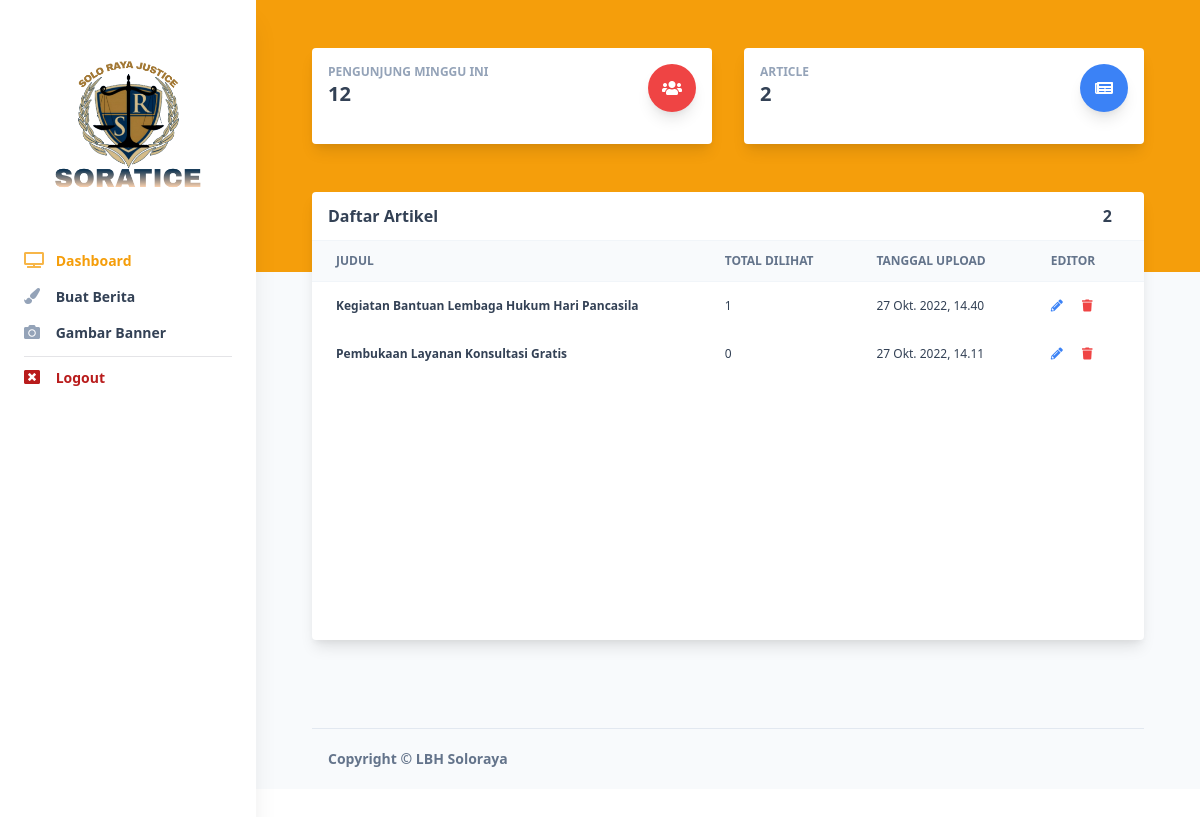
Screenshot of /supervisor/ with the database file from the repository.
### blog/models.py (models this page shows, shortened)
class Article(models.Model):
    title = models.CharField(max_length=200)
    img = models.ImageField(upload_to='article-banner', default='default.jpg')
    slug = models.SlugField(max_length=200)
    content = models.TextField()
    created_on = models.DateTimeField(default=timezone.now)
    tag = models.ManyToManyField(Tag, null=True, blank=True)
    visitor = models.IntegerField(default=0)
    class Meta:
        ordering = ['-created_on']

### blog/views/supervisor.py (the view, shortened to what this page needs)
# urls.py: path('supervisor/', Supervisor.as_view(context='dashboard')),
class Supervisor(View):
    context = ''
    def get(self, request, title=''):
        if (self.context=='dashboard'):
            article_query = Article.objects.all()
            return render(request, template_name='supervisor/dashboard.html', context={
                'article_query': article_query
            })

### blog/templates/supervisor/dashboard.html (shortened to what this page needs)
{% extends 'base/base.html' %}
{%load static%}
{% block head %}
<link rel="stylesheet" href="https://cdnjs.cloudflare.com/ajax/libs/font-awesome/5.15.3/css/all.min.css" />
<link rel="stylesheet" href="{% static 'css/compiled-tailwind/compiled-tailwind.min.css' %}" />
{% endblock %}
{% block body %}
<body class="text-blueGray-700 antialiased">
    <div id="root">
        <nav class="md:left-0 md:block md:fixed md:top-0 md:bottom-0 md:overflow-y-auto md:flex-row md:flex-nowrap md:overflow-hidden shadow-xl bg-white flex flex-wrap items-center justify-between relative md:w-64 z-10 py-4 px-6">
            <div
                class="md:flex-col md:items-stretch md:min-h-full md:flex-nowrap px-0 flex flex-wrap items-center justify-between w-full mx-auto">
                <a class="md:block text-left md:pb-2 text-blueGray-600 mr-0 inline-block whitespace-nowrap text-sm uppercase font-bold">
                    <img src="{% static 'img/logo-1.png' %}">
                </a>
                <div class="md:flex md:flex-col md:items-stretch md:opacity-100 md:relative md:mt-4 md:shadow-none shadow absolute top-0 left-0 right-0 z-40 overflow-y-auto overflow-x-hidden h-auto items-center flex-1 rounded hidden"
                    id="example-collapse-sidebar">
                    <ul class="md:flex-col md:min-w-full flex flex-col list-none">
                        <li class="items-center mb-3">
                            <a class="text-amber-500 hover:text-amber-800 text-sm font-bold" href="">
                            <i class="fas fa-tv opacity-75 text-base mr-2"></i>
                            Dashboard</a>
                        </li>
                        <li class="items-center mb-3">
                            <a class="text-blueGray-700 hover:text-blueGray-500 text-sm font-bold" href="/supervisor/upload-article/">
                            <i class="fas fa-paint-brush text-blueGray-400 text-base mr-3"></i>
                            Buat Berita</a>
                        </li>
                        <li class="items-center mb-3">
                            <a class="text-blueGray-700 hover:text-blueGray-500 text-sm font-bold" href="#/dashboard">
                            <i class="fas fa-camera text-blueGray-400 text-base mr-3"></i>
                            Gambar Banner</a>
                        </li>
                        <hr class="mb-2">
                        <li class="items-center mb-3">
                            <a class="text-red-700 hover:text-blueGray-500 text-sm font-bold" href="#/dashboard">
                            <i class="fas fa-window-close text-red-400 text-base mr-3"></i>
                            Logout</a>
                        </li>
                    </ul>
                </div>
            </div>
        </nav>
        <div class="relative md:ml-64 bg-blueGray-50">
            <div class="relative bg-amber-500 md:pt-12 pb-32 pt-12">
                <div class="px-4 md:px-10 mx-auto w-full">
                    <div>
                        <div class="flex flex-wrap">
                            <div class="w-full lg:w-6/12 xl:w-3/12 px-4 h-25">
                                <div class="relative flex flex-col min-w-0 break-words bg-white rounded mb-6 xl:mb-0 shadow-lg h-25">
                                    <div class="flex p-4">
                                        <div class="flex flex-1">
                                            <div class="relative w-full pr-4 max-w-full flex flex-col">
                                                <h5 class="text-blueGray-400 uppercase font-bold text-xs">
                                                    Pengunjung Minggu Ini
                                                </h5>
                                                <span class="font-semibold text-xl text-blueGray-700">
                                                    12
                                                </span>
                                            </div>
                                            <div class="relative w-auto pl-4 flex-initial">
                                                <div
                                                    class="text-white p-3 text-center inline-flex items-center justify-center w-12 h-12 shadow-lg rounded-full bg-red-500">
                                                    <i class="fas fa-users"></i>
                                                </div>
                                            </div>
                                        </div>
                                    </div>
                                </div>
                            </div>
                            <div class="w-full lg:w-6/12 xl:w-3/12 px-4 h-25">
                                <div class="relative flex flex-col min-w-0 break-words bg-white rounded mb-6 xl:mb-0 shadow-lg h-25">
                                    <div class="flex p-4">
                                        <div class="flex flex-1">
                                            <div class="relative w-full pr-4 max-w-full flex flex-col">
                                                <h5 class="text-blueGray-400 uppercase font-bold text-xs">
                                                    Article
                                                </h5>
                                                <span class="font-semibold text-xl text-blueGray-700">
                                                    {{article_query.count}}
                                                </span>
                                            </div>
                                            <div class="relative w-auto pl-4 flex-initial">
                                                <div
                                                    class="text-white p-3 text-center inline-flex items-center justify-center w-12 h-12 shadow-lg rounded-full bg-blue-500">
                                                    <i class="fas fa-newspaper"></i>
                                                </div>
                                            </div>
                                        </div>
                                    </div>
                                </div>
                            </div>
                        </div>
                    </div>
                </div>
            </div>
            <div class="px-4 md:px-10 mx-auto w-full -m-24">
                <div class="flex flex-wrap mt-4">
                    <div class="w-full mb-12 xl:mb-0 px-4">
                        <div class="relative flex flex-col min-w-0 break-words bg-white w-full mb-6 shadow-lg rounded">
                            <div class="rounded-t mb-0 px-4 py-3 border-0">
                                <div class="flex flex-wrap items-center">
                                    <div class="relative w-full max-w-full flex-grow flex-1">
                                        <h3 class="font-semibold text-base text-blueGray-700">
                                            Daftar Artikel
                                        </h3>
                                    </div>
                                    <div class="relative w-full px-4 max-w-full flex-grow flex-1 text-right">
                                        <a class="text-base font-semibold">{{article_query.count}}</a>
                                    </div>
                                </div>
                            </div>
                            <div class="block w-full overflow-x-auto overflow-y-scroll" style="height: 25em;">
                                <table class="items-center w-full bg-transparent border-collapse">
                                    <thead>
                                        <tr>
                                            <th
                                                class="px-6 bg-blueGray-50 text-blueGray-500 align-middle border border-solid border-blueGray-100 py-3 text-xs uppercase border-l-0 border-r-0 whitespace-nowrap font-semibold text-left">
                                                Judul
                                            </th>
                                            <th
                                                class="px-6 bg-blueGray-50 text-blueGray-500 align-middle border border-solid border-blueGray-100 py-3 text-xs uppercase border-l-0 border-r-0 whitespace-nowrap font-semibold text-left">
                                                Total Dilihat
                                            </th>
                                            <th
                                                class="px-6 bg-blueGray-50 text-blueGray-500 align-middle border border-solid border-blueGray-100 py-3 text-xs uppercase border-l-0 border-r-0 whitespace-nowrap font-semibold text-left">
                                                Tanggal Upload
                                            </th>
                                            <th
                                                class="px-6 bg-blueGray-50 text-blueGray-500 align-middle border border-solid border-blueGray-100 py-3 text-xs uppercase border-l-0 border-r-0 whitespace-nowrap font-semibold text-left">
                                                Editor
                                            </th>
                                        </tr>
                                    </thead>
                                    <tbody>
                                        {% for article in article_query %}
                                        <tr>
                                            <th class="border-t-0 px-6 align-middle border-l-0 border-r-0 text-xs whitespace-nowrap p-4 text-left">
                                                {{article.title}}
                                            </th>
                                            <td
                                                class="border-t-0 px-6 align-middle border-l-0 border-r-0 text-xs whitespace-nowrap p-4">
                                                {{article.visitor}}
                                            </td>
                                            <td
                                                class="border-t-0 px-6 align-middle border-l-0 border-r-0 text-xs whitespace-nowrap p-4">
                                                {{article.created_on}}
                                            </td>
                                            <td class="border-t-0 px-6 text-xs">
                                                <a href="/supervisor/edit/{{article.slug}}/" class="fas fa-pencil-alt text-blue-500 mr-4"></a>
                                                <a style="cursor: pointer" onclick="deleteArticle('{{article.slug}}')" class="fas fa-trash text-red-500 mr-4"></a>
                                            </td>
                                        </tr>
                                        {% endfor %}
                                    </tbody>
                                </table>
                            </div>
                        </div>
                    </div>
                </div>
                <footer class="block py-4">
                    <div class="container mx-auto px-4">
                        <hr class="mb-4 border-b-1 border-blueGray-200" />
                        <div class="flex flex-wrap items-center md:justify-between justify-center">
                            <div class="w-full md:w-4/12 px-4">
                                <div class="text-sm text-blueGray-500 font-semibold py-1">
                                    Copyright ©
                                    <a class="text-blueGray-500 hover:text-blueGray-700 text-sm font-semibold py-1">
                                        LBH Soloraya
                                    </a>
                                </div>
                            </div>
                        </div>
                    </div>
                </footer>
            </div>
        </div>
    </div>
</body>
{% endblock %}

### blog/templates/base/base.html
{% load static %}
<html>
<head>
{%block head%}
{%endblock%}
</head>
{%block body%}
{%endblock%}
</html>

### rows the page displays
Article: title "Kegiatan Bantuan Lembaga Hukum Hari Pancasila", visitor "1", created_on "27 Okt. 2022, 14.40"
Article: title "Pembukaan Layanan Konsultasi Gratis", visitor "0", created_on "27 Okt. 2022, 14.11"

### other values shown
{{ article_query.count }} "2"
